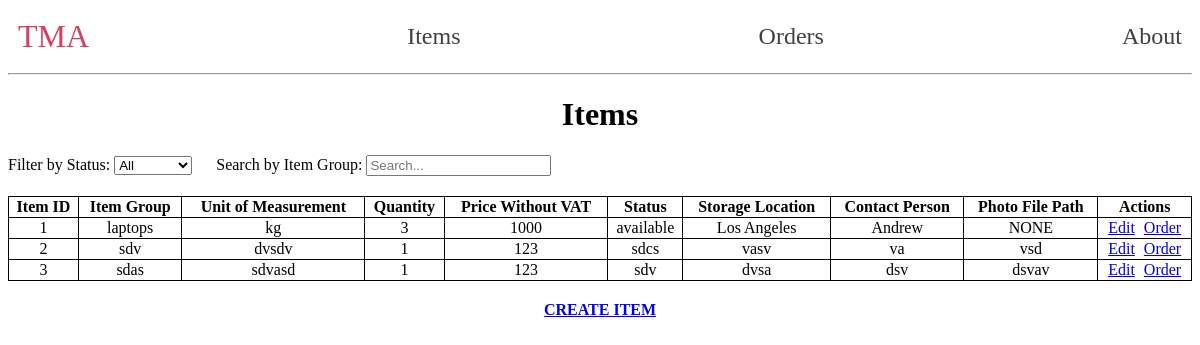
Before: /items/ with the older database file.
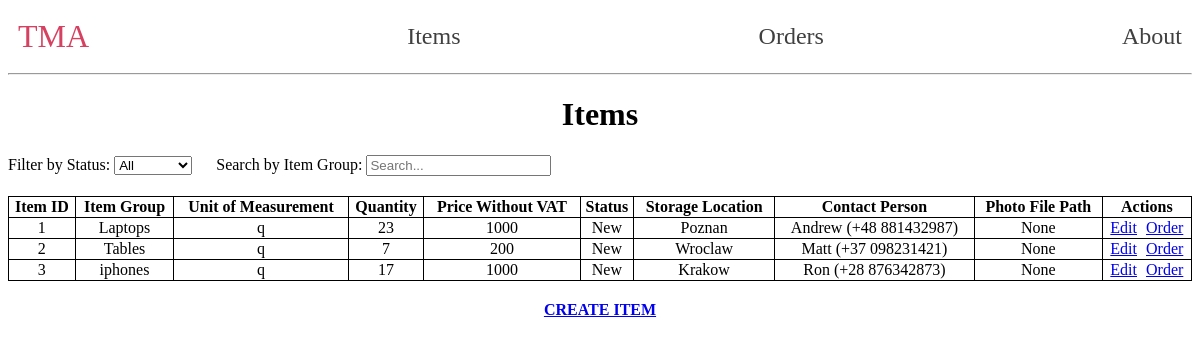
After: the same page with the newer database file.
### tables this page shows
CREATE TABLE Items (
    ItemID INTEGER PRIMARY KEY,
    ItemGroup VARCHAR(255) NOT NULL,
    UnitOfMeasurement VARCHAR(255) NOT NULL,
    Quantity INTEGER NOT NULL,
    PriceWithoutVAT DECIMAL(10, 2) NOT NULL,
    Status VARCHAR(255) NOT NULL,
    StorageLocation VARCHAR(255),
    ContactPerson TEXT,
    PhotoFilePath VARCHAR(255)
);

### app/routes/items.py (the view)
@items_bp.route('/items/')
def list_items():
    conn = get_db_connection()
    goods = conn.execute('SELECT * FROM Items').fetchall()
    conn.close()
    return render_template('list_items.html', goods=goods)

### app/utils.py (called while the page is built)
def get_db_connection():
    current_dir = os.path.dirname(os.path.abspath(__file__))
    parent_dir = os.path.dirname(current_dir)
    db_path = os.path.join(parent_dir, 'db', 'database.db')
    conn = sqlite3.connect(db_path)
    conn.row_factory = sqlite3.Row
    return conn

### app/templates/list_items.html (shortened to what this page needs)
{% extends 'base.html' %}
{% block content %}
    <h1 style="text-align: center;">Items</h1>
    <div style="margin-bottom: 20px;">
        <label for="filter-select">Filter by Status:</label>
        <select id="filter-select">
            <option value="">All</option>
        </select>
        <label for="search-input" style="margin-left: 20px;">Search by Item Group:</label>
        <input type="text" id="search-input" onkeyup="searchFunction()" placeholder="Search..." style="margin-right: 20px;">
    </div>
    <table id="items-table" style="border-collapse: collapse; width: 100%;">
        <thead>
            <tr style="text-align: center;">
                <th onclick="sortTable(0)" style="border: 1px solid black;">Item ID</th>
                <th onclick="sortTable(1)" style="border: 1px solid black;">Item Group</th>
                <th onclick="sortTable(2)" style="border: 1px solid black;">Unit of Measurement</th>
                <th onclick="sortTable(3)" style="border: 1px solid black;">Quantity</th>
                <th onclick="sortTable(4)" style="border: 1px solid black;">Price Without VAT</th>
                <th onclick="sortTable(5)" style="border: 1px solid black;">Status</th>
                <th onclick="sortTable(6)" style="border: 1px solid black;">Storage Location</th>
                <th onclick="sortTable(7)" style="border: 1px solid black;">Contact Person</th>
                <th onclick="sortTable(8)" style="border: 1px solid black;">Photo File Path</th>
                <th style="border: 1px solid black;">Actions</th>
            </tr>
        </thead>
        <tbody>
            {% for item in goods %}
                <tr style="text-align: center;">
                    <td style="border: 1px solid black;">{{ item['ItemID'] }}</td>
                    <td style="border: 1px solid black;">{{ item['ItemGroup'] }}</td>
                    <td style="border: 1px solid black;">{{ item['UnitOfMeasurement'] }}</td>
                    <td style="border: 1px solid black;">{{ item['Quantity'] }}</td>
                    <td style="border: 1px solid black;">{{ item['PriceWithoutVAT'] }}</td>
                    <td style="border: 1px solid black;">{{ item['Status'] }}</td>
                    <td style="border: 1px solid black;">{{ item['StorageLocation'] }}</td>
                    <td style="border: 1px solid black;">{{ item['ContactPerson'] }}</td>
                    <td style="border: 1px solid black;">{{ item['PhotoFilePath'] }}</td>
                    <td style="border: 1px solid black;">
                        <a href="{{ url_for('routes.items.edit_item', id=item['ItemID']) }}">Edit</a>
                        <a href="{{ url_for('routes.requests.order_item', item_id=item['ItemID']) }}" style="margin-left: 5px;">Order</a>
                    </td>
                </tr>
            {% endfor %}
        </tbody>
    </table>
    <a href="{{ url_for('routes.items.create_item') }}" style="display: block; text-align: center; margin-top: 20px; font-weight: bold; text-transform: uppercase;">CREATE ITEM</a>
{% endblock %}

Changed rows visible on the page:
changed Items id 1: ItemGroup "laptops" → "Laptops"; UnitOfMeasurement "kg" → "q"; Quantity "3" → "23"; Status "available" → "New"; StorageLocation "Los Angeles" → "Poznan"; ContactPerson "Andrew" → "Andrew (+48 881432987)"; PhotoFilePath "NONE" → "None"
changed Items id 2: ItemGroup "sdv" → "Tables"; UnitOfMeasurement "dvsdv" → "q"; Quantity "1" → "7"; PriceWithoutVAT "123" → "200"; Status "sdcs" → "New"; StorageLocation "vasv" → "Wroclaw"; ContactPerson "va" → "Matt (+37 098231421)"; PhotoFilePath "vsd" → "None"
changed Items id 3: ItemGroup "sdas" → "iphones"; UnitOfMeasurement "sdvasd" → "q"; Quantity "1" → "17"; PriceWithoutVAT "123" → "1000"; Status "sdv" → "New"; StorageLocation "dvsa" → "Krakow"; ContactPerson "dsv" → "Ron (+28 876342873)"; PhotoFilePath "dsvav" → "None"
